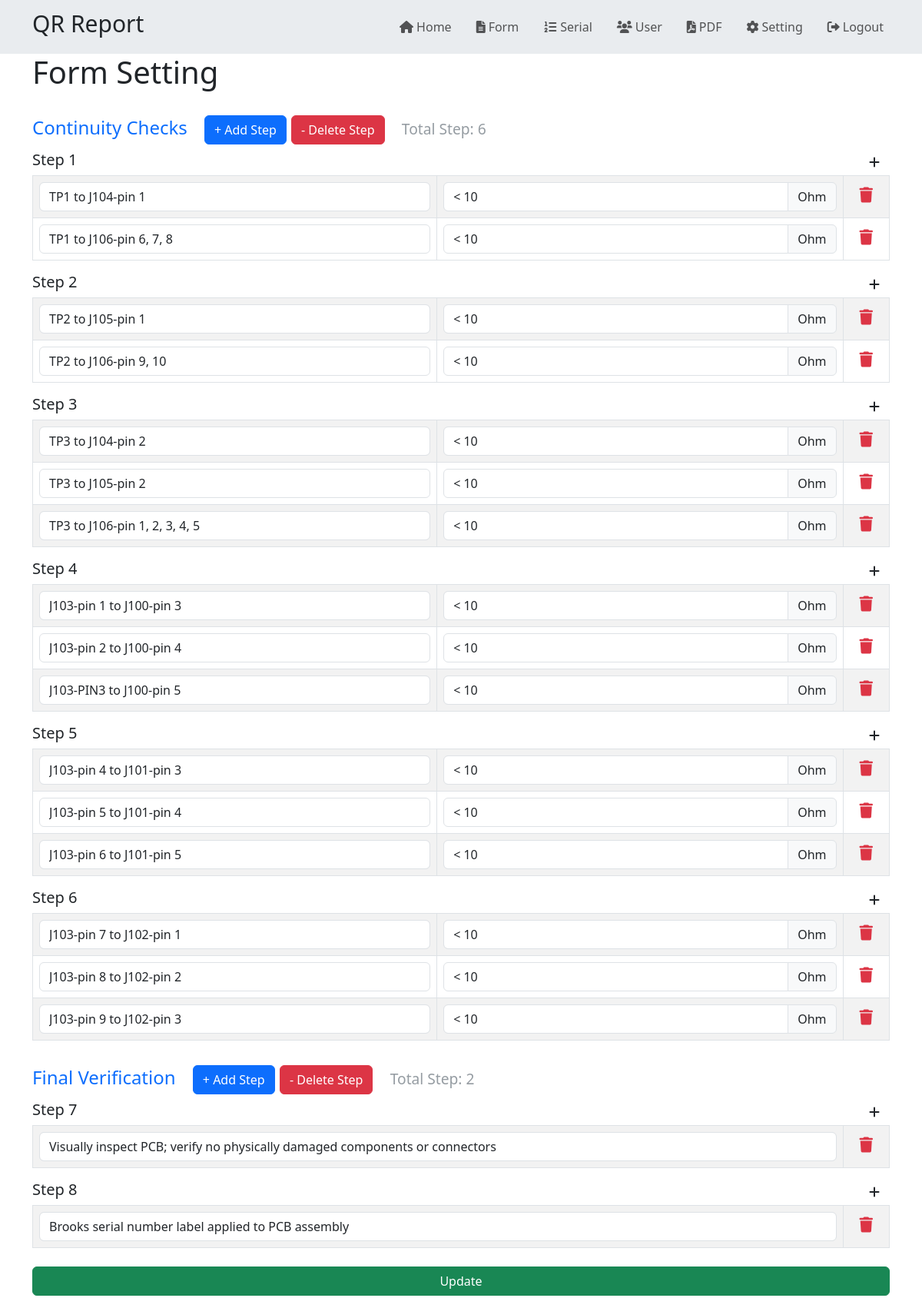
The app's page /form.php (signed in) with its own data.
### tables this page shows
CREATE TABLE report (
    id INTEGER PRIMARY KEY AUTOINCREMENT,
    `action` TEXT NOT NULL,
    step TEXT NOT NULL,
    spec TEXT,
    `type` TEXT,
    created_at DATETIME DEFAULT CURRENT_TIMESTAMP
);

### form.php (the view, shortened to what this page needs)
<?php
include_once 'db.php';
$report_sql = "SELECT * FROM `report`";
$report_result = $conn->query($report_sql);
$report_data = $report_result->fetchAll(PDO::FETCH_ASSOC);
$count_a = "SELECT * FROM `report` WHERE `type` = 'a' GROUP BY `step`";
$count_a_result = $conn->query($count_a);
$count_a_data = $count_a_result->fetchAll(PDO::FETCH_ASSOC);
$total_a = count($count_a_data);
$count_b = "SELECT * FROM `report` WHERE `type` = 'b' GROUP BY `step`";
$count_b_result = $conn->query($count_b);
$count_b_data = $count_b_result->fetchAll(PDO::FETCH_ASSOC);
$total_b = count($count_b_data);
?>
<!DOCTYPE html>
<html lang="en">
<head>
</head>
<?php include_once 'header.php'; ?>
<body>
    <div class="container">
        <div class="row">
            <div class="col-md-12">
                <h1>Form Setting</h1>
                <form action="form.php" method="post">
                    <h4 class="step-title">Continuity Checks
                        <span class="ms-3">
                            <button class="btn btn-primary" type="button" onclick="add_step('a', <?php echo $total_a + 1; ?>)" title="Add step">
                                + Add Step
                            </button>
                            <button class="btn btn-danger" type="button" onclick="delete_step('a', <?php echo $total_a; ?>)" title="Delete step">
                                - Delete Step
                            </button>
                            <label class="ms-3" style="font-size: 1.2rem; color:rgb(149, 156, 162);">Total Step: <?php echo $total_a; ?></label>
                        </span>
                    </h4>
                    <?php for($i=1; $i<=$total_a; $i++){?>
                    <div class="row">
                        <div class="col-md-6">
                            <h5>Step <?php echo $i;?></h5>
                        </div>
                        <div class="col-md-6 text-end">
                            <button class="btn" type="button" id="add-row<?=$i?>" title="Add Row">
                                <i class="fa-solid fa-plus"></i>
                            </button>
                        </div>
                    </div>
                    <table class="table table-bordered table-striped">
                        <?php foreach ($report_data as $report) {
                            if($report['step'] == $i && $report['type'] == 'a') {
                        ?>
                            <tr>
                                <td class="w-50">
                                    <input class="form-control" type="text" name="action[]" value="<?php echo $report['action']; ?>">
                                </td>
                                <td class="w-50">
                                    <div class="input-group">
                                        <input class="form-control" type="text" name="spec[]" value="<?php echo $report['spec']; ?>">
                                        <span class="input-group-text" id="basic-addon2">Ohm</span>
                                    </div>
                                </td>
                                <td class="text-center">
                                    <button class="btn text-danger fs-5" type="button"  onclick="del_data(<?=$report['id']?>)" title="Delete Row">
                                        <i class="fa-solid fa-trash"></i>
                                    </button>
                                </td>
                            </tr>
                        <?php } }?>
                    </table>
                    <?php }?>
                    <h4 class="step-title">Final Verification
                        <span class="ms-3">
                            <button class="btn btn-primary" type="button" onclick="add_step('b', <?php echo $total_b + 1; ?>)" title="Add step">
                                + Add Step
                            </button>
                            <button class="btn btn-danger" type="button" onclick="delete_step('b', <?php echo $total_b; ?>)" title="Delete step">
                                - Delete Step
                                </button>
                            <label class="ms-3" style="font-size: 1.2rem; color:rgb(149, 156, 162);">Total Step: <?php echo $total_b; ?></label>
                        </span>
                    </h4>
                    <?php for($i=1; $i<=$total_b; $i++){?>
                    <div class="row">
                        <div class="col-md-6">
                            <h5>Step <?php echo $i+$total_a;?></h5>
                        </div>
                        <div class="col-md-6 text-end">
                            <button class="btn" type="button" id="add-row<?=$i+$total_a?>" title="Add Row">
                                <i class="fa-solid fa-plus"></i>
                            </button>
                        </div>
                    </div>
                    <table class="table table-bordered table-striped">
                        <?php foreach ($report_data as $report) {
                            if($report['step'] == $i && $report['type'] == 'b') {
                        ?>
                        <tr>
                            <td class="w-100">
                                <input class="form-control" type="text" name="action[]" value="<?php echo $report['action']; ?>">
                            </td>
                            <td class="text-center">
                                <button class="btn text-danger fs-5" type="button"  onclick="del_data(<?=$report['id']?>)" title="Delete Row">
                                    <i class="fa-solid fa-trash"></i>
                                </button>
                            </td>
                        </tr>
                        <?php } }?>
                    </table>
                    <?php }?>
                    <button class="col-12 btn btn-success mt-2" type="submit" onclick="showSuccessAlert()">Update</button>
                </form>
            </div>
        </div>
    </div>
</body>
</html>

### form.php (style rules this page uses)
.step-title { margin-top: 2rem; color: #0d6efd; }

### records on screen
report: action "TP1 to J104-pin 1", spec "< 10"
report: action "TP1 to J106-pin 6, 7, 8", spec "< 10"
report: action "TP2 to J105-pin 1", spec "< 10"
report: action "TP2 to J106-pin 9, 10", spec "< 10"
report: action "TP3 to J104-pin 2", spec "< 10"
report: action "TP3 to J105-pin 2", spec "< 10"
report: action "TP3 to J106-pin 1, 2, 3, 4, 5", spec "< 10"
report: action "J103-pin 1 to J100-pin 3", spec "< 10"
report: action "J103-pin 2 to J100-pin 4", spec "< 10"
report: action "J103-PIN3 to J100-pin 5", spec "< 10"
report: action "J103-pin 4 to J101-pin 3", spec "< 10"
report: action "J103-pin 5 to J101-pin 4", spec "< 10"
report: action "J103-pin 6 to J101-pin 5", spec "< 10"
report: action "J103-pin 7 to J102-pin 1", spec "< 10"
report: action "J103-pin 8 to J102-pin 2", spec "< 10"
report: action "J103-pin 9 to J102-pin 3", spec "< 10"
report: action "Visually inspect PCB; verify no physically damaged components or connectors"
report: action "Brooks serial number label applied to PCB assembly"

### other values on screen
$total_a "6"
$total_b "2"
$i+$total_a "7"
$i+$total_a "8"
